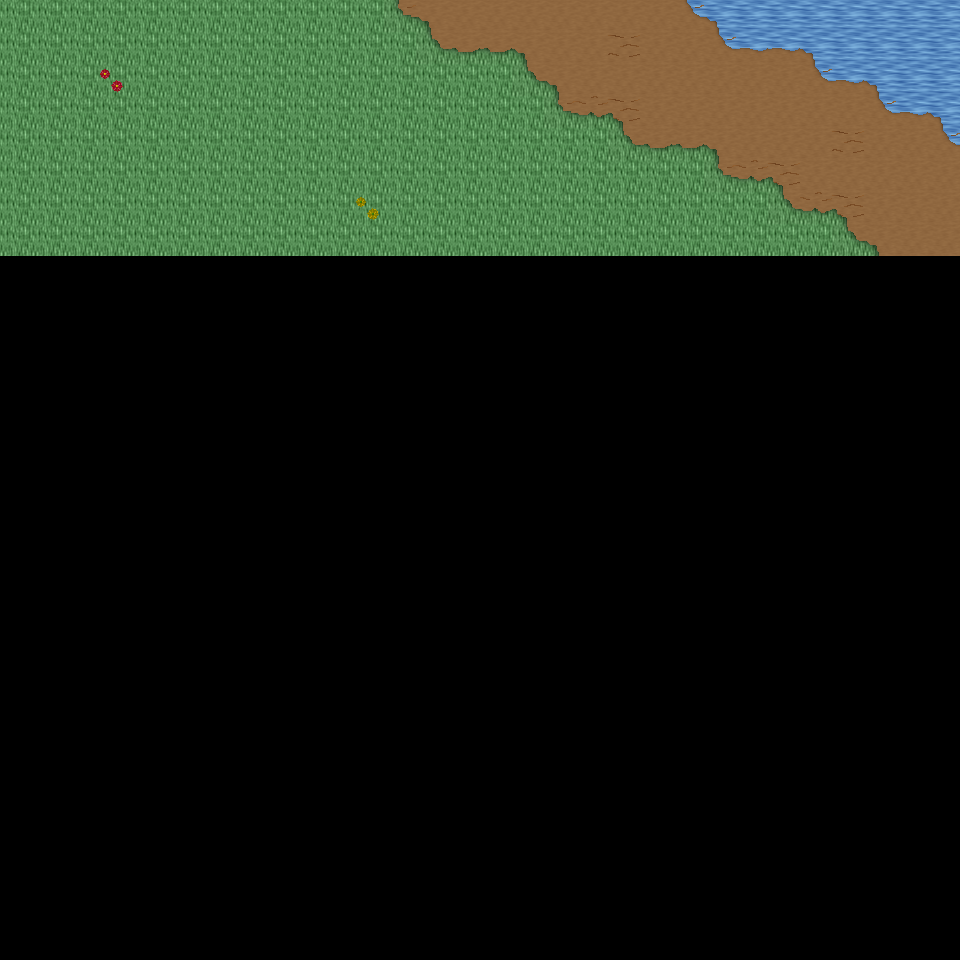

Rendered tile map (Tiled .tmx) drawn with the repository's tilesets; below, a short description and the map source with its tile grids summarised:
An orthogonal 30x30 tile map with 32x32 px tiles, 6 tile layers (Ground, Object, Object2, Above, ...), 29 tilesets and 3 objects (3x mapExit).

<map version="1.0" orientation="orthogonal" renderorder="right-down" width="30" height="30" tilewidth="32" tileheight="32" nextobjectid="4">
  <tileset firstgid="1" name="tileset_ground_ground" tilewidth="32" tileheight="32" tilecount="33" columns="3">
    <image source="../drawable/tileset_ground_ground.png" width="96" height="352" />
  </tileset>
  <tileset firstgid="34" name="tileset_ground_water_pool" tilewidth="32" tileheight="32" tilecount="72" columns="3">
    <image source="../drawable/tileset_ground_water_pool.png" width="96" height="768" />
  </tileset>
  <tileset firstgid="106" name="tileset_ground_earth_edges" tilewidth="32" tileheight="32" tilecount="18" columns="6">
    <image source="../drawable/tileset_ground_earth_edges.png" width="192" height="96" />
  </tileset>
  <tileset firstgid="124" name="tileset_ground_grass_edges" tilewidth="32" tileheight="32" tilecount="36" columns="12">
    <image source="../drawable/tileset_ground_grass_edges.png" width="384" height="96" />
  </tileset>
  <tileset firstgid="160" name="tileset_ground_grass_corners" tilewidth="32" tileheight="32" tilecount="24" columns="6">
    <image source="../drawable/tileset_ground_grass_corners.png" width="192" height="128" />
  </tileset>
  <tileset firstgid="184" name="tileset_ground_water_pool_corners" tilewidth="32" tileheight="32" tilecount="72" columns="3">
    <image source="../drawable/tileset_ground_water_pool_corners.png" width="96" height="768" />
  </tileset>
  <tileset firstgid="256" name="tileset_furniture_carpet_carpets" tilewidth="32" tileheight="32" tilecount="8" columns="4">
    <image source="../drawable/tileset_furniture_carpet_carpets.png" width="128" height="64" />
  </tileset>
  <tileset firstgid="264" name="tileset_ground_ridge_earth_dark" tilewidth="32" tileheight="32" tilecount="96" columns="12">
    <image source="../drawable/tileset_ground_ridge_earth_dark.png" width="384" height="256" />
  </tileset>
  <tileset firstgid="360" name="tileset_ground_ridge_earth_pale" tilewidth="32" tileheight="32" tilecount="96" columns="12">
    <image source="../drawable/tileset_ground_ridge_earth_pale.png" width="384" height="256" />
  </tileset>
  <tileset firstgid="456" name="tileset_plant_grasses" tilewidth="32" tileheight="32" tilecount="6" columns="3">
    <image source="../drawable/tileset_plant_grasses.png" width="96" height="64" />
  </tileset>
  <tileset firstgid="462" name="tileset_plant_flower_daisy_red" tilewidth="32" tileheight="32" tilecount="8" columns="2">
    <image source="../drawable/tileset_plant_flower_daisy_red.png" width="64" height="128" />
  </tileset>
  <tileset firstgid="470" name="tileset_plant_flower_daisy_blue" tilewidth="32" tileheight="32" tilecount="8" columns="2">
    <image source="../drawable/tileset_plant_flower_daisy_blue.png" width="64" height="128" />
  </tileset>
  <tileset firstgid="478" name="tileset_plant_flower_daisy_yellow" tilewidth="32" tileheight="32" tilecount="8" columns="2">
    <image source="../drawable/tileset_plant_flower_daisy_yellow.png" width="64" height="128" />
  </tileset>
  <tileset firstgid="486" name="tileset_plant_bush_bushes" tilewidth="32" tileheight="32" tilecount="10" columns="5">
    <image source="../drawable/tileset_plant_bush_bushes.png" width="160" height="64" />
  </tileset>
  <tileset firstgid="496" name="tileset_furniture_table_long_side_on_pale" tilewidth="32" tileheight="32" tilecount="3" columns="3">
    <image source="../drawable/tileset_furniture_table_long_side_on_pale.png" width="96" height="32" />
  </tileset>
  <tileset firstgid="499" name="tileset_plant_stump_small_stump" tilewidth="32" tileheight="32" tilecount="4" columns="2">
    <image source="../drawable/tileset_plant_stump_small_stump.png" width="64" height="64" />
  </tileset>
  <tileset firstgid="503" name="tileset_ground_rock_rocks_2" tilewidth="32" tileheight="32" tilecount="4" columns="2">
    <image source="../drawable/tileset_ground_rock_rocks_2.png" width="64" height="64" />
  </tileset>
  <tileset firstgid="507" name="tileset_ground_ladder_vertical_dark" tilewidth="32" tileheight="32" tilecount="3" columns="3">
    <image source="../drawable/tileset_ground_ladder_vertical_dark.png" width="96" height="32" />
  </tileset>
  <tileset firstgid="510" name="tileset_item_statue_green_stone" tilewidth="32" tileheight="32" tilecount="12" columns="4">
    <image source="../drawable/tileset_item_statue_green_stone.png" width="128" height="96" />
  </tileset>
  <tileset firstgid="522" name="tileset_logic_creature_gnome" tilewidth="32" tileheight="32" tilecount="6" columns="6">
    <image source="../drawable/tileset_logic_creature_gnome.png" width="192" height="32" />
  </tileset>
  <tileset firstgid="528" name="tileset_logic_creature_animal" tilewidth="32" tileheight="32" tilecount="32" columns="8">
    <image source="../drawable/tileset_logic_creature_animal.png" width="256" height="128" />
  </tileset>
  <tileset firstgid="560" name="tileset_logic_collision" tilewidth="32" tileheight="32" tilecount="1" columns="1">
    <image source="../drawable/tileset_logic_collision.png" width="32" height="32" />
  </tileset>
  <tileset firstgid="561" name="tileset_furniture_table_long_front_on_pale" tilewidth="32" tileheight="32" tilecount="3" columns="1">
    <image source="../drawable/tileset_furniture_table_long_front_on_pale.png" width="32" height="96" />
  </tileset>
  <tileset firstgid="564" name="tileset_furniture_light_flames" tilewidth="32" tileheight="32" tilecount="6" columns="6">
    <image source="../drawable/tileset_furniture_light_flames.png" width="192" height="32" />
  </tileset>
  <tileset firstgid="570" name="tileset_ground_green_paving" tilewidth="32" tileheight="32" tilecount="18" columns="3">
    <image source="../drawable/tileset_ground_green_paving.png" width="96" height="192" />
  </tileset>
  <tileset firstgid="588" name="tileset_logic_protection" tilewidth="32" tileheight="32" tilecount="2" columns="2">
    <image source="../drawable/tileset_logic_protection.png" width="64" height="32" />
  </tileset>
  <tileset firstgid="590" name="tileset_building_castle" tilewidth="32" tileheight="32" tilecount="320" columns="20">
    <image source="../drawable/tileset_building_castle.png" width="640" height="512" />
  </tileset>
  <tileset firstgid="910" name="tileset_light_yellow_light_5x5" tilewidth="32" tileheight="32" tilecount="25" columns="5">
    <image source="../drawable/tileset_light_yellow_light_5x5.png" width="160" height="160" />
  </tileset>
  <tileset firstgid="935" name="tileset_logic_creature_human_risecia" tilewidth="32" tileheight="32" tilecount="4" columns="4">
    <image source="../drawable/tileset_logic_creature_human_risecia.png" width="128" height="32" />
  </tileset>
  <layer name="Ground" width="30" height="30">
    <data>[900 cells, 240 non-empty, 3 distinct tile ids]</data>
  </layer>
  <layer name="Object" width="30" height="30">
    <data>[900 cells, 38 non-empty, 10 distinct tile ids]</data>
  </layer>
  <layer name="Object2" width="30" height="30">
    <data>[900 cells, 2 non-empty, 2 distinct tile ids]</data>
  </layer>
  <layer name="Above" width="30" height="30">
    <data>[900 cells, 0 non-empty, 0 distinct tile ids]</data>
  </layer>
  <layer name="Above2" width="30" height="30">
    <data>[900 cells, 0 non-empty, 0 distinct tile ids]</data>
  </layer>
  <layer name="Walkable" width="30" height="30">
    <data>[900 cells, 0 non-empty, 0 distinct tile ids]</data>
  </layer>
  <objectgroup name="MapEvents">
    <object id="1" name="north" type="mapExit" x="0" y="0" width="960" height="32">
      <properties>
        <property name="map" value="level_0_x71_y96" />
        <property name="x" value="0" />
        <property name="y" value="28" />
      </properties>
    </object>
    </objectgroup>
</map>
<!-- 2 of 3 objects omitted -->
